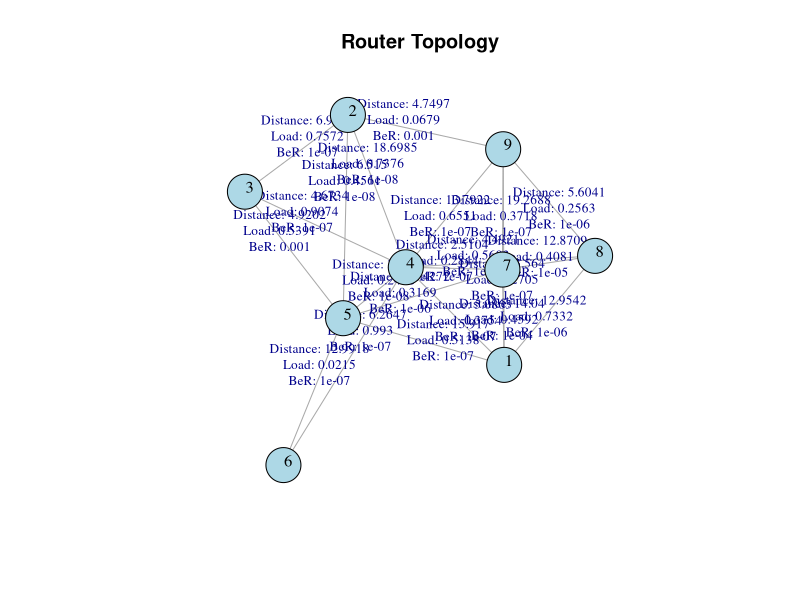
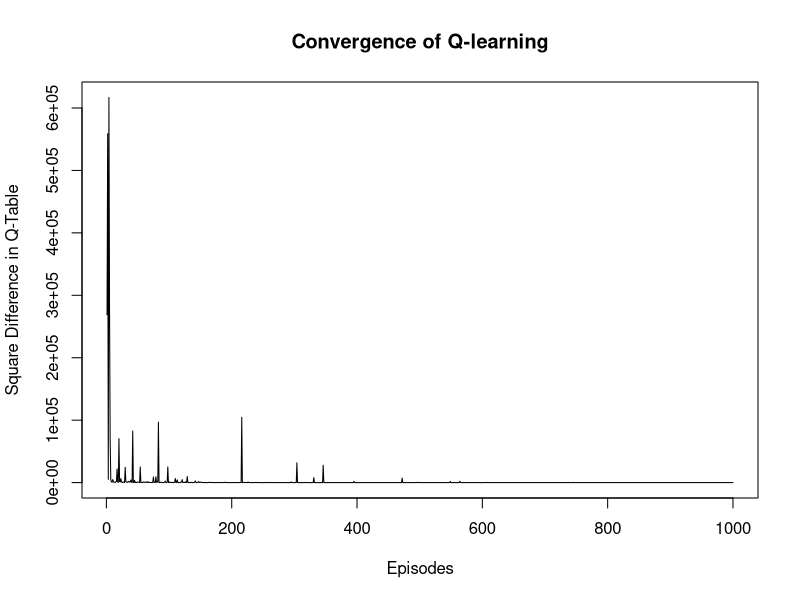

The R source for these figures, in order:
rm(list=ls())
library(igraph)


################################################################################
#                       GENERATION OF RANDOM ROUTERS
################################################################################
create_states <- function(){
  "This is a function designed to generate the routers"
  
  # Generate a random number of states:
  num_states = sample(6:20, 1)
  
  # Create the states:
  states <- paste0("s", 1:num_states)
  
  # Take generated values to the environment:
  assign("num_states", num_states, envir = .GlobalEnv)
  assign("states", states, envir = .GlobalEnv)
}


################################################################################
#        GENERATION OF RANDOM VALUES OF DISTANCE, LOAD AND Bit Error Rate
################################################################################
generate_random_values <- function(num_states, num_paths){
  "This is a function used to generate random values of distance, load and BeR"
  
  # Create an empty adjacency matrix:
  adj_matrix <- matrix(0, nrow = num_states, ncol = num_states)
  
  # Fill the adjacency matrix with random values (1 or 0) to represent connections
  # between routers:
  for (i in 1:num_states) {
    for (j in 1:num_states) {
      if (i != j) {
        connection <- sample(c(0, 1), 1)
        adj_matrix[i, j] <- connection
        adj_matrix[j, i] <- connection
      }
    }
  }
  
  # Create the 3D arrays for each of the variables (the dimensions are 
  # num_states x num_states x num_paths).
  distance_values <- array(NA, dim = c(num_states, num_states, num_paths))
  load_values <- array(NA, dim = c(num_states, num_states, num_paths))
  ber_values <- array(NA, dim = c(num_states, num_states, num_paths))
  
  # Fill the arrays:
  for (i in 1:(num_states-1)) {  
    for (j in (i+1):num_states) { 
      
      # If condition to check whether there is a connection between router i and j.
      if (adj_matrix[i,j] == 1) {  
        
        # This loop iterates through each possible path between the nodes i and j.
        for (k in 1:num_paths){
          
          # For each path, it generates random values for distance, load and BeR.
          km <- runif(1, min = 1, max = 20)
          load <- runif(1, min = 0, max = 1)
          BeR <- 10^-(sample(3:8, 1))
          
          # Assign values to the arrays for both connections due to symmetry:
          distance_values[i, j, k] <- km; distance_values[j, i, k] <- km
          load_values[i, j, k] <- load; load_values[j, i, k] <- load
          ber_values[i, j, k] <- BeR; ber_values[j, i, k] <- BeR
        }
      }
    }
  }
  
  # Take generated values to the environment:
  assign("adj_matrix", adj_matrix, envir = .GlobalEnv)
  assign("distance_values", distance_values, envir = .GlobalEnv)
  assign("load_values", load_values, envir = .GlobalEnv)
  assign("ber_values", ber_values, envir = .GlobalEnv)
}


################################################################################
#                 SELECTION OF BEST PATHS (BASED ON PENALTIES)
################################################################################
calculate_total_cost <- function(distance_km, load, BeR) {
  "This is a function used to compute the total cost of a certain path based on
  distance, load and BeR values"
  
  # Penalization of propagation delay: we penalize 5us for each km in the fiber.
  propagation_delay = 5 * distance_km
  
  # Penalization of transmission queue delay: we penalize 1 us x (1/(1-load)).
  tranmission_queue_delay = 1/(1-load)
  
  # Penalization of BeR:
  if (BeR >= 10^-4 && BeR <= 1){
    ber_penalty = 1000
  } else if (BeR > 10^-5 && BeR < 10^-4){
    ber_penalty = 50
  } else {
    ber_penalty = 0
  }
  
  # Sum of penalties:
  return (propagation_delay + tranmission_queue_delay + ber_penalty)
}

select_best_paths <- function(num_states, num_paths, adj_matrix, distance_values, load_values, ber_values){
  "The main goal of this function is to go through all the possible paths from
  one router to another and select the one with the lowest cost"
  
  # Construct 4 matrices:
  # 1. cost_matrix: it will store the cost of the shortest paths.
  cost_matrix <- matrix(-Inf, nrow = num_states, ncol = num_states)
  
  # 2. chosen_distance: it will store the distance between routers of the path
  # that gave the lowest cost.
  chosen_distance <- matrix(NA, nrow = num_states, ncol = num_states)
  
  # 3. chosen_load: it will store the load between routers of the path
  # that gave the lowest cost.
  chosen_load <- matrix(NA, nrow = num_states, ncol = num_states)
  
  # 4. chosen_ber: it will store the BeR between routers of the path
  # that gave the lowest cost.
  chosen_ber <- matrix(NA, nrow = num_states, ncol = num_states)
  
  # Traverse through every possible combination of nodes:
  for (i in 1:num_states) {
    for (j in 1:num_states) {
      
      # Check if routers i and j are connected:
      if (adj_matrix[i,j] == 1) {
        min_cost <- Inf
        chosen_path_k <- NA  # Track the path 'k' that gave the minimum cost
        
        # Iterate through each possible path:
        for (k in 1:num_paths) {
          
          #For each path k, this code retrieves its distance, load, and Bit
          # error rate (BeR) values from the 3D arrays:
          km_value <- distance_values[i, j, k]
          load_value <- load_values[i, j, k]
          ber_value <- ber_values[i, j, k]
          
          # Check if any of the values is NA:
          if (!anyNA(c(km_value, load_value, ber_value))){
            
            # Compute the cost of the given path:
            cost <- calculate_total_cost(km_value, load_value, ber_value)
            
            # If the computed cost of the path k is less than the current min_cost,
            # then min_cost is updated to this new value and the index k of this
            # path is stored in chosen_path_k:
            if (cost < min_cost) {
              min_cost <- cost
              chosen_path_k <- k 
            }
          }
        }
        
        # Assign the cost to the path and store the respective km, load, and BeR values:
        cost_matrix[i, j] <- -min_cost
        if (!is.na(chosen_path_k)) {
          chosen_distance[i, j] <- distance_values[i, j, chosen_path_k]
          chosen_ber[i, j] <- ber_values[i, j, chosen_path_k]
          chosen_load[i, j] <- load_values[i, j, chosen_path_k]
        }
      }
    }
  }
  
  # Take generated values to the environment:
  assign("cost_matrix", cost_matrix, envir = .GlobalEnv)
  assign("chosen_distance", chosen_distance, envir = .GlobalEnv)
  assign("chosen_ber", chosen_ber, envir = .GlobalEnv)
  assign("chosen_load", chosen_load, envir = .GlobalEnv)
}


################################################################################
#                             REPRESENT THE TOPOLOGY
################################################################################
plot_topology <- function(adj_matrix, chosen_distance, chosen_load, chosen_ber){
  "This is a function used to plot the topology of the current environment"
  
  # Call the "igraph" library:
  library(igraph)
  
  # Create the graph:
  g <- graph_from_adjacency_matrix(adjmatrix=adj_matrix, mode="undirected", weighted=NULL, diag=FALSE)
  
  # Create the edge labels to show in the graph the distance, load and BeR values
  # of each connection between each router:
  edge_labels = c()
  for (i in 1:(num_states-1)){
    for (j in (i+1):num_states){
      if (adj_matrix[i,j] == 1){
        label <- paste(
          "Distance:", round(chosen_distance[i,j], 4), 
          "\nLoad:", round(chosen_load[i,j], 4), 
          "\nBeR:", chosen_ber[i,j],
          "\n"
        )
        edge_labels = c(edge_labels, label)
      }
    }
  }
  
  # Plot the graph:
  plot(g, 
       layout = layout_with_fr,
       vertex.color = "lightblue", 
       vertex.size = 20, 
       vertex.label.color = "black",
       vertex.label.cex = 1,
       vertex.label.dist = 0.5,
       edge.label.cex = 0.8,
       edge.label = edge_labels,
       main = "Router Topology") 
}


################################################################################
#                  SOLVE THE PROPOSED SCENARIO USING Q-LEARNING
################################################################################
get_convergence_epsiode <- function(all_q_tables){
  "This is a function that has the main goal of returning the episode in which
  Q-learning converges"
  
  # Definition of general variables:
  threshold <- 0.01
  convergence_episode <- NA
  
  # Start the process from Q-table number 21, since we consider the 20 previous
  # Q-tables for checking convergence (explained in detail below):
  for (i in 21:length(all_q_tables)){
    current <- all_q_tables[[i]]
    
    # Obtain the 20 previous Q-tables:
    prev_20_q <- all_q_tables[(i-20):(i-1)]
    
    # Initially declare the sum as 0:
    total_sum = 0
    
    # Go through the 20 previous Q-tables and sum them:
    for (j in 1:length(prev_20_q)){
      mat_i <- prev_20_q[[j]]
      total_sum <- total_sum + sum(mat_i[is.finite(mat_i)])
    }
    
    # Obtain the mean:
    prev_20_mean <- total_sum/20
    
    # We consider it has converged when the square sum of the current episode
    # and the mean of the 20 previous ones is less than the threshold.
    sum_current_one <- sum(current[is.finite(current)])
    differ <- (abs(sum(sum_current_one - prev_20_mean)))^2
    if (differ <= 0.01)
      break
  }
  
  # Show the convergence episode:
  cat("Convergence detected at episode:", i, "\n")
}

solve_scenario_qlearning <- function(num_states, adj_matrix, alpha, gamma, epsilon, num_episodes, cost_matrix){
  "This is a function that has the goal of solving a specific scenario using Q-learning"
  
  # Initialize a Q-table with all zeros. Then, any entry in the Q-table that
  # corresponds to a pair of nodes that aren't directly connected is set to
  # negative infinity to ensure those actions are not chosen.
  Q_table <- matrix(0, nrow = num_states, ncol = num_states)
  Q_table[adj_matrix == 0] <- -Inf
  
  # Create two variables "q_table_differences" and "previous_q_table". The former
  # will track the squared difference between Q-tables of consecutive episodes;
  # the latter, on the other side, will help us maintain the previous Q-table.
  q_table_differences <- numeric(num_episodes)
  previous_q_table <- matrix(0, nrow = num_states, ncol = num_states)
  previous_q_table[adj_matrix == 0] <- -Inf  # Initialize with -Inf for invalid actions
  
  # List to store all Q-tables for every episode:
  all_q_tables <- list()  
  
  # Start a loop over a specified number of episodes. In each episode, the agent
  # will navigate through the network to learn the optimal path:
  for (episode in 1:num_episodes) {
    
    # Randomly choose a starting state:
    state <- sample(1:num_states, 1)  
    
    # This list will keep track of all nodes the agent visits in this episode to
    # avoid loops.
    visited_nodes <- c(state)
    
    while (TRUE) {  
      possible_actions <- which(adj_matrix[state, ] == 1)
      
      # Epsilon-greedy Strategy: with probability epsilon, the agent chooses a
      # a random action from the available ones (exploration), and with probability
      # 1-epsilon, the agent chooses the action with the highest current Q-value
      # (exploitation).
      
      # A random number between 0 and 1 is generated: is it less than epsilon?
      # Then explore; otherwise? Exploit.
      if (runif(1) < epsilon) {
        # Exploration:
        valid_actions <- setdiff(possible_actions, visited_nodes)
        if (length(valid_actions) == 0) {
          break
        }
        action <- sample(valid_actions, 1)
        
        # Exploitation:
      } else {
        valid_actions <- setdiff(possible_actions, visited_nodes)
        if (length(valid_actions) == 0) {
          break
        }
        action_values <- Q_table[state, valid_actions]
        action_index <- which.max(action_values)
        action <- valid_actions[action_index]
      }
      
      # Update visited nodes:
      visited_nodes <- c(visited_nodes, action)
      
      # Finally: 
      # 1. Get a reward for the chosen action from the cost_matrix:
      reward <- cost_matrix[state, action] # agent tries to maximize its reward by minimizing the cost
      
      # 2. Calculate the expected reward by considering the maximum Q-value from
      # the next state (action), discounted by gamma.
      future_reward <- gamma * max(Q_table[action, ])
      
      # 3. Use the Q-learning formula to update the Q-value in the Q-table for
      # the current state and action.
      Q_table[state, action] <- (1-alpha)*Q_table[state, action] + alpha*(reward + future_reward)
      
      # The agent moves to the next state, which corresponds to the action it chose:
      state <- action  
    }
    
    # Track the squared difference for finite values:
    differences <- (abs(Q_table - previous_q_table))^2
    
    # By excluding the "Inf" values when calculating the error, we ensure that
    # we get a more representative measure of how much the Q-table has truly
    # changed in areas that can learn and change. It's a way to focus on the 
    # aspects of the Q-table that are relevant to the learning process.
    q_table_differences[episode] <- sum(differences[is.finite(differences)])
    all_q_tables[[episode]] <- Q_table
    previous_q_table <- Q_table
  }
  
  # Take generated values to the environment:
  assign("Q_table", Q_table, envir = .GlobalEnv)
  assign("all_q_tables", all_q_tables, envir = .GlobalEnv)
  
  # Show generated values:
  plot(q_table_differences, type="l", xlab="Episodes",
       ylab="Square Difference in Q-Table",
       main="Convergence of Q-learning")
  get_convergence_epsiode(all_q_tables)
}


################################################################################
#                                   BEST PATH
################################################################################
get_best_path_after_learning <- function(Q_table, start_node, end_node, adj_matrix) {
  "Gives the best route from a starting node to a destination node based on the highest cumulative reward (lowest negative reward)"
  
  # Obtain the number of states using the Q-table:
  num_states <- nrow(Q_table)
  
  # Initialize distance, previous node and visited variables:
  # 1. distance: It represents the shortest known distance (or, in this case,
  #   the highest cumulative reward) from the start_node to every other node.
  distance <- rep(Inf, num_states)
  
  # 2. previous: This vector keeps track of the previous node on the best path
  #   from the start_node to every other node. It's used for backtracking to find
  #   the best path once Dijkstra's algorithm completes.
  previous <- rep(0, num_states)
  
  # 3. visited: This vector is a boolean flag for each state/node indicating
  #   if it has been visited (considered) in Dijkstra's algorithm. It ensures we
  #   don't reconsider nodes we've already processed.
  visited <- rep(FALSE, num_states)
  
  # Start node distance is 0:
  distance[start_node] <- 0
  
  # Find the shortest path using Dijkstra's algorithm with negative rewards:
  for (i in 1:num_states) {
    # Find the node with the minimum distance among unvisited nodes:
    min_distance <- Inf
    min_index <- -1
    
    for (v in 1:num_states) {
      # The inner loop iterates over all nodes to find the node with the minimum 
      # distance (highest reward in our case) that hasn't been visited. This node
      # is represented by min_index.
      if (!visited[v] && distance[v] < min_distance) {
        min_distance <- distance[v]
        min_index <- v
      }
    }
    
    if (min_index == -1) {
      # If min_index remains as -1, it indicates that there are no more reachable
      # nodes left to consider. Thus, we can break out of the outer loop.
      break
    }
    
    # Mark node as visited:
    visited[min_index] <- TRUE
    
    for (v in 1:num_states) {
      # This second inner loop checks each neighboring node v of the current
      # min_index node.
      
      if (!visited[v] && adj_matrix[min_index, v] == 1) {
        # This condition ensures that the neighbor v has not been visited and
        # is directly connected to the current node.
        
        alt <- distance[min_index] + (-Q_table[min_index, v])
        # For each valid neighbor, the algorithm calculates an alternate distance (alt),
        # which is the sum of the current node's distance and the negative Q-value
        # (negative to transform reward into cost).
        
        if (alt < distance[v]) {
          # If this alternate distance is less than the currently known distance
          # to the neighbor, then:
          #   1. The distance for the neighboring node v is updated with this new value.
          #   2. The previous vector for the neighbor v is set to the current node (min_index),
          #     indicating the current node is the best predecessor for the neighbor
          #     on the shortest path from the start node.
          distance[v] <- alt
          previous[v] <- min_index
        }
      }
    }
  }
  
  # Reconstruct the path from end_node to start_node. The path is initialized 
  # with the end_node because we're going to backtrack from our destination
  # (end_node) to our starting point (start_node). 
  path <- c(end_node)
  current_node <- end_node
  while (current_node != start_node) {
    # The loop continues as long as the current_node isn't the start_node, which
    # means we haven't reached the beginning of our path yet.
    
    # This line looks up the previous array to find the predecessor of the
    # current_node. The previous array contains the best predecessor for each
    # node as determined by the Dijkstra's algorithm:
    current_node <- previous[current_node]
    
    # Add node to path:
    path <- c(current_node, path)
  }
  
  # Take generated values to the environment:
  assign("path", path, envir = .GlobalEnv)
  
  # Show generated values:
  cat("Path from ", start_node, " to ", end_node, " (based on highest cumulative reward):\n")
  print(path)
}


################################################################################
#                             SOLVE RANDOM SCENARIO
################################################################################
# Define some general variables:
num_paths = 2
alpha = 0.5
gamma = 0.9
epsilon = 0.1
num_episodes = 1000

# STEP 1: Create the routers.
create_states()

# STEP 2: Generate the paths.
generate_random_values(num_states, num_paths)

# STEP 3: Select the best paths based on lowest costs.
select_best_paths(num_states, num_paths, adj_matrix, distance_values, load_values, ber_values)

# STEP 4: Plot the topology.
plot_topology(adj_matrix, chosen_distance, chosen_load, chosen_ber)

# STEP 5: Use Q-learning to explore the environment,
solve_scenario_qlearning(num_states, adj_matrix, alpha, gamma, epsilon, num_episodes, cost_matrix)

# Obtain the path to from every node to every other node:
for (i in 1:num_states){
  for (j in 1:num_states){
    if (i != j){
      get_best_path_after_learning(Q_table, start_node = i, end_node = j, adj_matrix)
      cat("\n")
    }
  }
}
